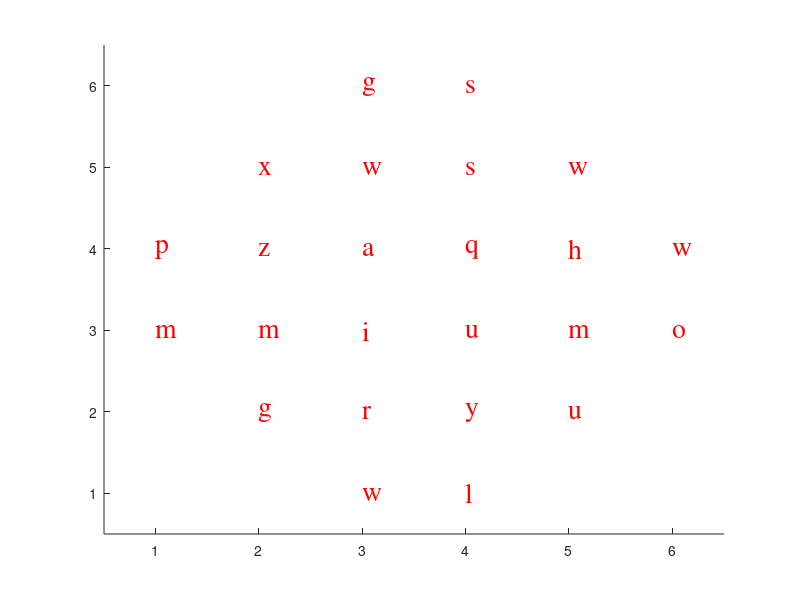

This chart was generated by the following MATLAB code: (Note: this script raises an error after producing the figure.)

for i = 1:40
    display (' ')
end

display ('It is time to play the alphabet soup game. ')
display (' ')
display ('You have to find all the letters of your name in a bowl full of other letters.')

%So now we have a 6X6 matrix of random upper case letters and a 6X6 matrix of lower case letters. We can choose one or the other for our purposes. 

Name = ' ';
NameNoSpaces = ' ';
Name = input('What is your name?  ','s');  %input indicates user input via keyboard is needed.  's' specifies that the input will be stored as a string aka an array of characters.

k=1;  
for i=1:length(Name)              %goal of this loop is to eliminate spaces and numbers from the name and store entire name as one long character. 
    if isletter(Name(i))==1       %Is the character a letter?  If so, it is to be included.  If not, it is to be eliminated.
        NameNoSpaces(k)=Name(i);    %If a letter, add to the 'NameNoSpaces' array.;
        k= k+1;                     %increment k so that it will store next ltter in next char position within array.
    end
end

                                
for i=1:length(NameNoSpaces)
  display (NameNoSpaces)

    
  Mixer= randi (26,6); % makes a 6X6 matrix of random numbers between 1 and 26 inclusive. 
  if (NameNoSpaces(i)-0) > 96 
    UpperCaseMixer = char ((Mixer)+64);  %char is the array of all ascii characters.  Here, we are making a matrix of 6X6 characters derived from the ascii codes encoded in Mixer.
                              % We add 64 to each value in mixer so that all are random values between 65 and 90, the ascii codes for upper case letters. 
    for RowNum = 1:6
        for ColNum = 1:6
          while UpperCaseMixer((7-ColNum),(7-RowNum)) == NameNoSpaces(i)-32 
            UpperCaseMixer ((7-ColNum),(7-RowNum)) = char(randi(26,1)+64);
          end
        end
    end
    
    
    UpperCaseMixer (1,1) = ' ';
    UpperCaseMixer (1,2) = ' ';
    UpperCaseMixer (1,5) = ' ';
    UpperCaseMixer (1,6) = ' ';
    UpperCaseMixer (2,6) = ' ';
    UpperCaseMixer (2,1) = ' ';
    UpperCaseMixer (5,1) = ' ';
    UpperCaseMixer (5,6) = ' ';
    UpperCaseMixer (6,1) = ' ';
    UpperCaseMixer (6,2) = ' ';
    UpperCaseMixer (6,5) = ' ';
    UpperCaseMixer (6,6) = ' ';
    ColumnTarget = randi(6,1);
    RowTarget = randi(6,1);
    UpperCaseMixer (ColumnTarget,RowTarget) = NameNoSpaces(i);
    
    SoupBowl = figure;
    hold on;
    xlim([0.5,6.5]);  %establishes axis range for x axis
    ylim([0.5,6.5]);  %establishes axis range for y axis
    ColumnSpot = 0;
    RowSpot = 0;
    
    for RowNum = 1:6
      for ColNum = 1:6
        SoupLetter= UpperCaseMixer(RowNum,ColNum);  
        SoupColor=text(RowNum,(7-ColNum),SoupLetter);
        set(SoupColor,'color','r','fontsize',20,'FontName','Times');
      end
    end

    
    
    while abs(ColumnSpot-ColumnTarget) > 0.5 | abs(RowSpot-(7-RowTarget)) > 0.5
      pointlocation=ginput(1);  %ginput is a function that allows a mouse-controlled input  of 4 points 
                  %via the graphical interface.  Just click on the graph 4
                %times.  Each click is recorded as a row of 2 values (x
                  %and y coordinates) in the 4 X 2  matrix known as 'a'.
      ColumnSpot = pointlocation(1)
      RowSpot = pointlocation(2)
       if abs(ColumnSpot-ColumnTarget) > 0.5 | abs(RowSpot-(7-RowTarget)) > 0.5
          load laughter
          sound (y)
      end   
    end
    
    
    load chirp
    sound  (y)
    close all
     
  else
    LowerCaseMixer = char ((Mixer)+96);  %char is the array of all ascii characters.  Here, we are making a matrix of 6X6 characters derived from the ascii codes encoded in Mixer.
                              % We add 96 to each value in mixer so that all are random values between 97 and 122, the ascii codes for lower case letters. 
    
    for RowNum = 1:6
        for ColNum = 1:6
          while LowerCaseMixer((7-ColNum),(7-RowNum)) == NameNoSpaces(i)+32 
            LowerCaseMixer ((7-ColNum),(7-RowNum)) = char(randi(26,1)+96);
          end
        end
    end
    
    LowerCaseMixer (1,1) = ' ';
    LowerCaseMixer (1,2) = ' ';
    LowerCaseMixer (1,5) = ' ';
    LowerCaseMixer (1,6) = ' ';
    LowerCaseMixer (2,6) = ' ';
    LowerCaseMixer (2,1) = ' ';
    LowerCaseMixer (5,1) = ' ';
    LowerCaseMixer (5,6) = ' ';
    LowerCaseMixer (6,1) = ' ';
    LowerCaseMixer (6,2) = ' ';
    LowerCaseMixer (6,5) = ' ';
    LowerCaseMixer (6,6) = ' ';
    ColumnTarget = randi(6,1)
    RowTarget = randi(6,1)
    LowerCaseMixer (ColumnTarget,RowTarget) = NameNoSpaces(i);
    
    xlim([0.5,6.5]);  %establishes axis range for x axis
    ylim([0.5,6.5]);  %establishes axis range for y axis
    ColumnSpot = 0;
    RowSpot = 0;

    for RowNum = 1:6
      for ColNum = 1:6
        SoupLetter= LowerCaseMixer(RowNum,ColNum);  
        SoupColor=text(RowNum,(7-ColNum),SoupLetter);
        set(SoupColor,'color','r','fontsize',20,'FontName','Times');
      end
    end

    while abs(ColumnSpot-ColumnTarget) > 0.5 | abs(RowSpot-(7-RowTarget)) > 0.5
      pointlocation=ginput(1);  %ginput is a function that allows a mouse-controlled input  of 4 points 
                  %via the graphical interface.  Just click on the graph 4
                %times.  Each click is recorded as a row of 2 values (x
                  %and y coordinates) in the 4 X 2  matrix known as 'a'.
      ColumnSpot = pointlocation(1)
      RowSpot = pointlocation(2)
      if abs(ColumnSpot-ColumnTarget) > 0.5 | abs(RowSpot-(7-RowTarget)) > 0.5
          load laughter
          sound (y)
      end   
    end
    
    
    load chirp
    sound  (y)
    close all
  end
end

load handel
sound (y)
   
%Other things that need to happen include:
%Use command window to let user know what letter he/she is looking for.
%Turn the mixer matrix into a graph.  
%Hide all axes, ticks and grids.

